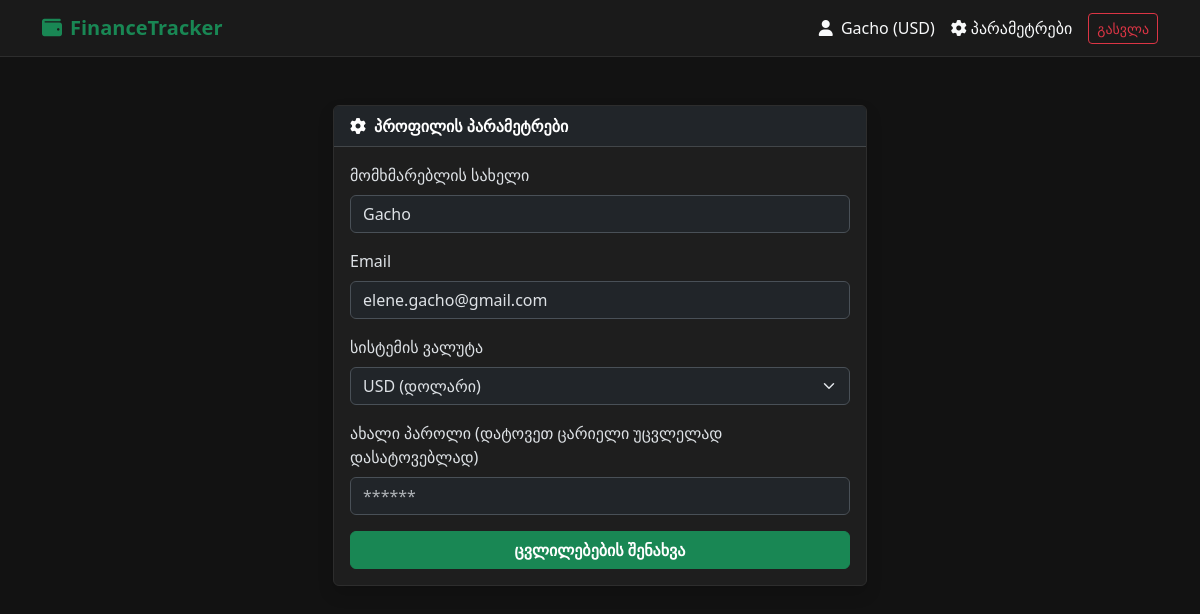
The app's page /settings (signed in), older data.
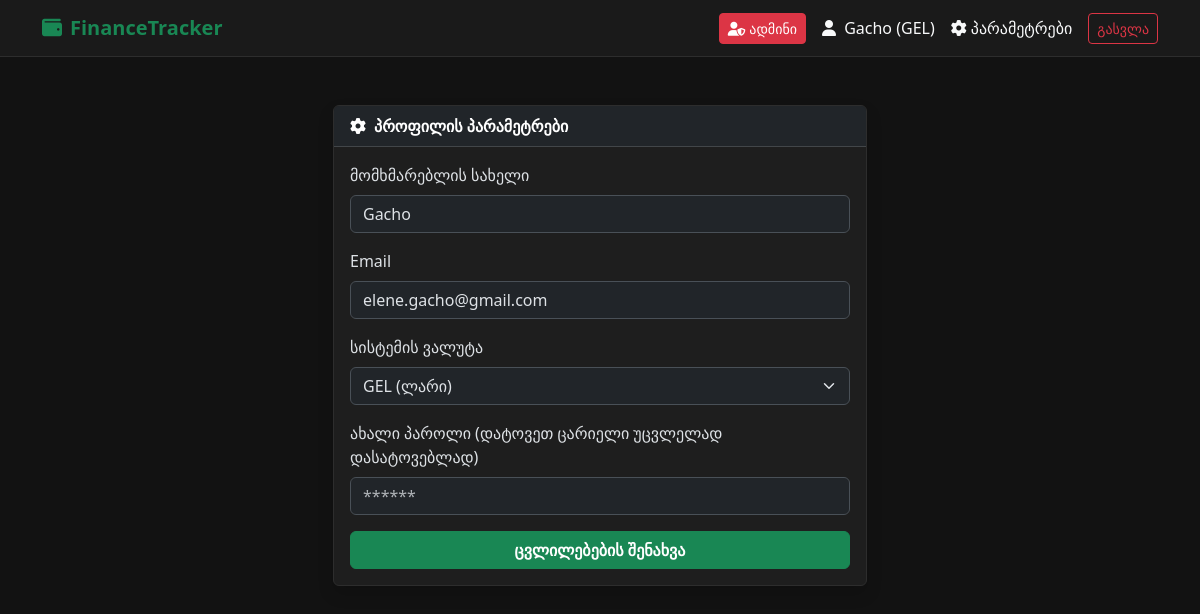
The same page, newer data.
### models/user.py (models this page shows)
class User(UserMixin, db.Model):
    __tablename__ = 'users'
    id = db.Column(db.Integer, primary_key=True)
    username = db.Column(db.String(150), unique=True, nullable=False)
    email = db.Column(db.String(150), unique=True, nullable=False)
    password_hash = db.Column(db.String(256), nullable=False)
    currency = db.Column(db.String(3), default="GEL") # GEL, USD, EUR, GBP
    created_at = db.Column(db.DateTime, default=datetime.utcnow)
    is_admin=db.Column(db.Boolean,default=False)
    categories = db.relationship('Category', backref='user', lazy=True,cascade="all, delete-orphan")
    transactions = db.relationship('Transaction', backref='user', lazy=True,cascade="all, delete-orphan")
    budgets = db.relationship('Budget', backref='user', lazy=True,cascade="all, delete-orphan")

### routes/settings.py (the view, shortened to what this page needs)
@settings_bp.route('/settings', methods=['GET', 'POST'])
@custom_login_required
def index():
    return render_template('settings.html')

### app.py (called while the page is built)
def create_app():
    app = Flask(__name__)
    app.config.from_object(Config)
    db.init_app(app)
    login_manager.init_app(app)
    login_manager.login_view = 'auth.login'
    @login_manager.user_loader
    def load_user(user_id):
        return User.query.get(int(user_id))
    app.register_blueprint(api_bp)
    app.register_blueprint(auth_bp)
    app.register_blueprint(dashboard_bp)
    app.register_blueprint(admin_bp)
    app.register_blueprint(settings_bp)
    app.register_blueprint(category_bp)
    @app.route('/')
    def home():
        return redirect(url_for('auth.login'))
    with app.app_context():
        db.create_all()
    @app.errorhandler(404)
    def page_not_found(e):
        return render_template('404.html'),404
    @app.errorhandler(500)
    def internal_error(e):
        return render_template('500.html'),500
    return app

### helpers.py (called while the page is built)
def custom_login_required(f):
    @wraps(f)
    def decorated_function(*args, **kwargs):
        if not current_user.is_authenticated:
            if request.path.startswith('/api/'):
                return jsonify({"error": "Unauthorized. Please log in."}), 401
            flash('გთხოვთ გაიაროთ ავტორიზაცია.', 'warning')
            return redirect(url_for('auth.login'))
        return f(*args, **kwargs)
    return decorated_function

### templates/settings.html (shortened to what this page needs)
{% extends "base.html" %}
{% block content %}
<div class="container mt-5">
    <div class="row justify-content-center">
        <div class="col-md-6">
            <div class="card shadow">
                <div class="card-header bg-dark text-white fw-bold">
                    <i class="fa-solid fa-gear me-2"></i>პროფილის პარამეტრები
                </div>
                <div class="card-body">
                    <form action="{{ url_for('settings.index') }}" method="POST">
                        <div class="mb-3">
                            <label class="form-label">მომხმარებლის სახელი</label>
                            <input type="text" name="username" class="form-control" value="{{ current_user.username }}" required>
                        </div>
                        <div class="mb-3">
                            <label class="form-label">Email</label>
                            <input type="email" name="email" class="form-control" value="{{ current_user.email }}" required>
                        </div>
                        <div class="mb-3">
                            <label class="form-label">სისტემის ვალუტა</label>
                            <select name="currency" class="form-select">
                                <option value="GEL" {% if current_user.currency == 'GEL' %}selected{% endif %}>GEL (ლარი)</option>
                                <option value="USD" {% if current_user.currency == 'USD' %}selected{% endif %}>USD (დოლარი)</option>
                            </select>
                        </div>
                        <div class="mb-3">
                            <label class="form-label">ახალი პაროლი (დატოვეთ ცარიელი უცვლელად დასატოვებლად)</label>
                            <input type="password" name="password" class="form-control" placeholder="******">
                        </div>
                        <button type="submit" class="btn btn-success w-100 fw-bold">ცვლილებების შენახვა</button>
                    </form>
                </div>
            </div>
        </div>
    </div>
</div>
{% endblock %}

### templates/base.html (shortened to what this page needs)
<!DOCTYPE html>
<html lang="ka" data-bs-theme="dark">
<head>
    <link href="https://cdn.jsdelivr.net/npm/bootstrap@5.3.2/dist/css/bootstrap.min.css" rel="stylesheet">
    <link rel="stylesheet" href="https://cdnjs.cloudflare.com/ajax/libs/font-awesome/6.4.0/css/all.min.css">
</head>
<body>
    <nav class="navbar navbar-expand-lg navbar-dark bg-dark mb-4">
        <div class="container">
            <a class="navbar-brand text-success fw-bold" href="{{ url_for('dashboard.index') }}">
                <i class="fa-solid fa-wallet me-2"></i>FinanceTracker
            </a>
            <div class="d-flex align-items-center">
                {% if current_user.is_authenticated %}
                    {% if current_user.is_admin %}
                        <a href="{{ url_for('admin.index') }}" class="btn btn-danger btn-sm me-3">
                            <i class="fa-solid fa-user-shield me-1"></i>ადმინი
                        </a>
                    {% endif %}
                    <span class="text-light me-3">
                        <i class="fa-solid fa-user me-1"></i> {{ current_user.username }} ({{ current_user.currency }})
                    </span>
                    <a class="text-light text-decoration-none me-3" href="{{ url_for('settings.index') }}">
                        <i class="fa-solid fa-gear me-1"></i>პარამეტრები
                    </a>
                    <a href="/logout" class="btn btn-outline-danger btn-sm">გასვლა</a>
                {% endif %}
            </div>
        </div>
    </nav>
    <div class="container">
        {% block content %}{% endblock %}
    </div>
</body>
</html>

### templates/base.html (style rules this page uses)
body { background-color: #121212; color: #e0e0e0; }
.card { background-color: #1e1e1e; border: 1px solid #2d2d2d; box-shadow: 0 4px 6px rgba(0,0,0,0.3); }
.navbar { background-color: #1a1a1a !important; border-bottom: 1px solid #2d2d2d; }

Row changes from the older to the newer data that the page shows:
changed User "Gacho": is_admin False → True (drawn); currency "USD" → "GEL"; currency "USD (დოლარი)" → "GEL (ლარი)"
Text that changed along with them:
text now shown: "ადმინი"
